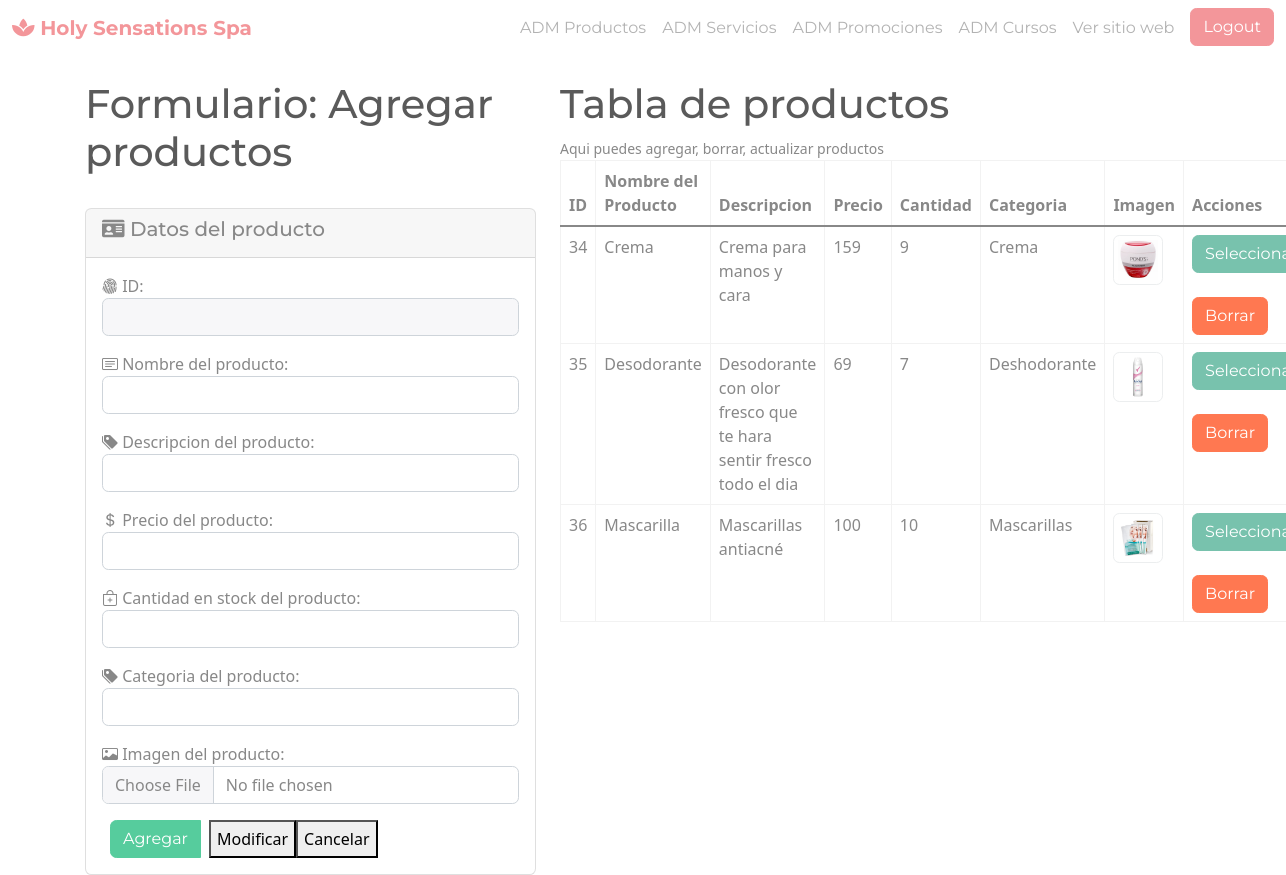
Before: /administrador/seccion/productos.php (signed in) with the older database file.
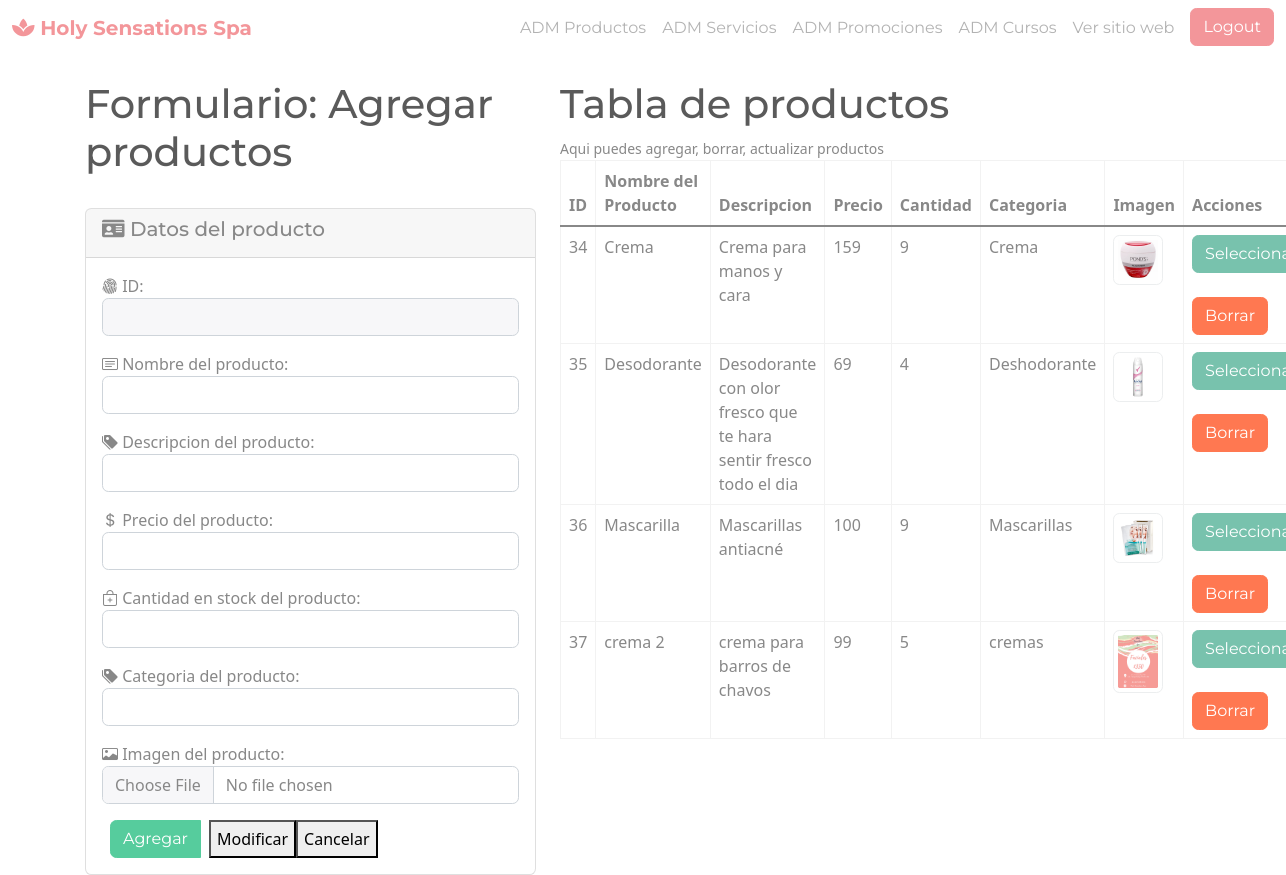
After: the same page with the newer database file.
### tables this page shows
CREATE TABLE `producto` (
  `idProducto` int(11) NOT NULL,
  `Nombre` varchar(100) NOT NULL,
  `Descripcion` varchar(200) NOT NULL,
  `Precio` float NOT NULL,
  `Cantidad` int(11) NOT NULL,
  `Categoria` varchar(50) NOT NULL,
  `Imagen` varchar(1000) NOT NULL
);

### administrador/seccion/productos.php (the view, shortened to what the changed rows need)
<?php
include('../template/header.php');
?>
<?php
include('../config/bd.php');
$sentenciaSQL = $conexion->prepare("SELECT * FROM producto");
$sentenciaSQL->execute();
$listaProductos = $sentenciaSQL->fetchAll(PDO::FETCH_ASSOC);
?>
<div class="col-md-5">
    <H1>Formulario: Agregar productos</H1>
    <br>
</div>
<div class="col-md-7">
    <h1>Tabla de productos</h1> <small>Aqui puedes agregar, borrar, actualizar productos</small>
    <table class="table table-bordered">
        <thead>
            <tr>
                <th>ID</th>
                <th>Nombre del Producto</th>
                <th>Descripcion</th>
                <th>Precio</th>
                <th>Cantidad</th>
                <th>Categoria</th>
                <th>Imagen</th>
                <th>Acciones</th>
            </tr>
        </thead>
        <tbody>
            <?php foreach ($listaProductos as $producto) { ?>
                <tr>
                    <td><?php echo $producto['idProducto']; ?></td>
                    <td><?php echo $producto['Nombre']; ?></td>
                    <td><?php echo $producto['Descripcion']; ?></td>
                    <td><?php echo $producto['Precio']; ?></td>
                    <td><?php echo $producto['Cantidad']; ?></td>
                    <td><?php echo $producto['Categoria']; ?></td>
                    <td>
                        <img class="img-thumbnail rounded" src="../../img/<?php echo $producto['Imagen']; ?>" width="50" alt="">
                    </td>
                    <td>
                        <form method="post">
                            <input type="submit" name="accion" value="Seleccionar" class="btn btn-primary" /> <br> <br> <input type="submit" name="accion" value="Borrar" class="btn btn-danger" />
                        </form>
                </tr>
            <?php } ?>
        </tbody>
    </table>
</div>
<?php
include('../template/footer.php');
?>

Changed rows visible on the page:
changed producto "Desodorante": Cantidad "7" → "4"
changed producto "Mascarilla": Cantidad "10" → "9"
added producto: idProducto "37", Nombre "crema 2", Descripcion "crema para barros de chavos", Precio "99", Cantidad "5", Categoria "cremas", Imagen (picture)
